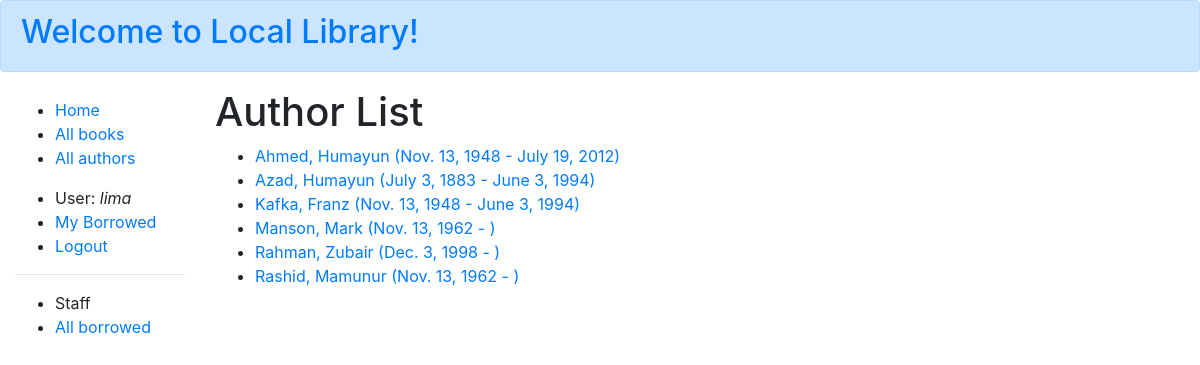
The app's page /catalog/authors/ (signed in) with its own data.
### catalog/models.py (models this page shows, shortened)
class Author(models.Model):
    profile_picture = models.ImageField(help_text="Profile Picture", null=True, blank=True, default='default_author.jpg')
    first_name = models.CharField(max_length=100)
    last_name = models.CharField(max_length=100)
    date_of_birth = models.DateField(null=True, blank=True)
    date_of_death = models.DateField('died', null=True, blank=True)
    biography = models.TextField(
    max_length=1000, null=True, blank=True, help_text="Enter a brief description about the author")
    class Meta:
        ordering = ['last_name', 'first_name']
    def get_absolute_url(self):
        return reverse('author-detail', args=[str(self.id)])
    def __str__(self):
        return '{0}, {1}'.format(self.last_name, self.first_name)

### catalog/views.py (the view)
# urls.py: path('authors/', views.AuthorListView.as_view(), name='authors'),
class AuthorListView(generic.ListView):
    model = Author
    paginate_by = 10

### catalog/templates/catalog/author_list.html
{% extends "base_generic.html" %}
{% block content %}
<h1>Author List</h1>
{% if author_list %}
<ul>
    {% for author in author_list %}
    <li>
        <a href="{{ author.get_absolute_url }}">
            {{ author }} ({{author.date_of_birth}} - {% if author.date_of_death %}{{author.date_of_death}}{% endif %})
        </a>
    </li>
    {% endfor %}
</ul>
{% else %}
<p>There are no authors available.</p>
{% endif %}
{% endblock %}

### catalog/templates/base_generic.html (shortened to what this page needs)
<!DOCTYPE html>
<html lang="en">
<head>
    <link rel="stylesheet" href="https://cdn.jsdelivr.net/npm/bootstrap@4.5.3/dist/css/bootstrap.min.css">
    {% load static %}
    <link rel="stylesheet" href="{% static 'css/styles.css' %}">
</head>
<body>
    <div class="alert alert-primary" role="alert">
        <a href="{% url 'index' %}"> <h2>Welcome to Local Library!</h2></a>
    </div>
    <div class="container-fluid">
        <div class="row">
            <div class="col-sm-2 sidebar-nav">
                {% block sidebar %}
                <ul class="sidebar-nav">
                    <li><a href="{% url 'index' %}">Home</a></li>
                    <li><a href="{% url 'books' %}">All books</a></li>
                    <li><a href="{% url 'authors' %}">All authors</a></li>
                </ul>
                <ul class="sidebar-nav">
                    {% if user.is_authenticated %}
                    <li>User: <em> {{ user.get_username }} </em></li>
                    <li><a href="{% url 'my-borrowed' %}">My Borrowed</a></li>
                    <li><a href="{% url 'logout'%}?next={{request.path}}">Logout</a></li>
                    {% else %}
                    <li><a href="{% url 'login'%}?next={{request.path}}">Login</a></li>
                    {% endif %}
                </ul>
                {% if user.is_staff %}
                <hr />
                <ul class="sidebar-nav">
                    <li>Staff</li>
                    {% if perms.catalog.can_mark_returned %}
                    <li><a href="{% url 'all-borrowed' %}">All borrowed</a></li>
                    {% endif %}
                </ul>
                {% endif %} {% endblock %}
            </div>
            <div class="col-sm-10 ">
                {% block content %}{% endblock %}
            </div>
        </div>
    </div>
</body>
</html>

### catalog/static/css/styles.css (style rules this page uses)
.sidebar-nav { margin-top: 5px; }
li { display: list-item; text-align: -webkit-match-parent; }

### records on screen
Author: last_name+first_name "Ahmed, Humayun", date_of_birth "Nov. 13, 1948", date_of_death "July 19, 2012"
Author: last_name+first_name "Azad, Humayun", date_of_birth "July 3, 1883", date_of_death "June 3, 1994"
Author: last_name+first_name "Kafka, Franz", date_of_birth "Nov. 13, 1948", date_of_death "June 3, 1994"
Author: last_name+first_name "Manson, Mark", date_of_birth "Nov. 13, 1962"
Author: last_name+first_name "Rahman, Zubair", date_of_birth "Dec. 3, 1998"
Author: last_name+first_name "Rashid, Mamunur", date_of_birth "Nov. 13, 1962"

### other values on screen
{{ user.get_username }} "lima"
